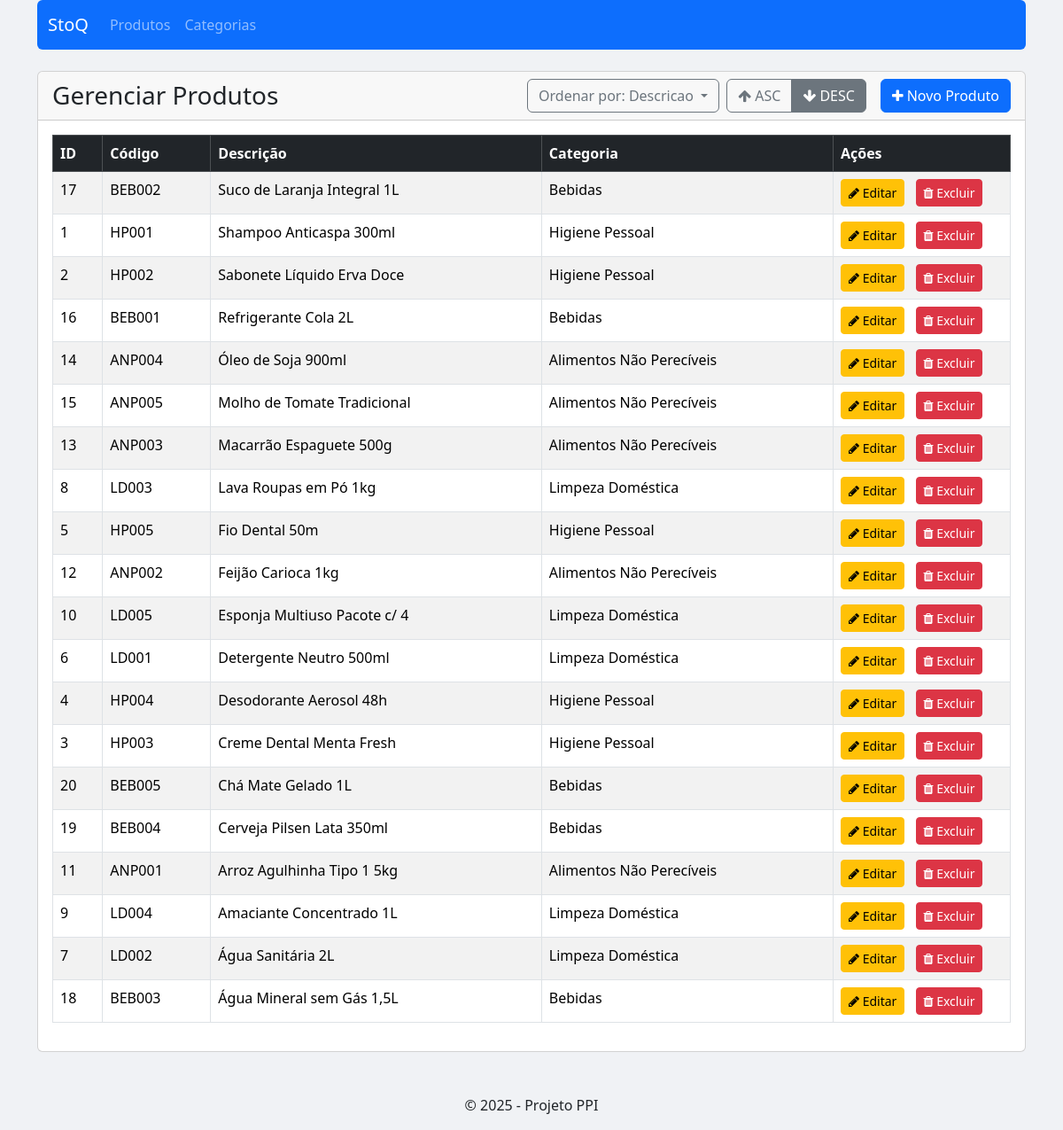
Screenshot of /listar.php?sort=descricao&dir=desc with the database file from the repository.
### tables this page shows
CREATE TABLE `produto` (
  `id_produto` int(11) NOT NULL,
  `codigo` varchar(100) NOT NULL,
  `descricao` varchar(100) NOT NULL,
  `cod_barras` varchar(100) NOT NULL,
  `prateleira` varchar(100) NOT NULL,
  `id_categoria` int(11) NOT NULL
);

CREATE TABLE `categoria` (
  `id_categoria` int(11) NOT NULL,
  `sigla` varchar(20) NOT NULL,
  `descricao` varchar(100) NOT NULL
);

### listar.php (the view, shortened to what this page needs)
<?php
include 'header.php';
include 'conexao.php';
$colunas_permitidas = ['id_produto', 'descricao', 'nome_categoria'];
$sort_coluna = 'descricao';
$sort_direcao = 'asc';
if (isset($_GET['sort']) && in_array($_GET['sort'], $colunas_permitidas)) {
    $sort_coluna = $_GET['sort'];
}
if (isset($_GET['dir']) && in_array($_GET['dir'], ['asc', 'desc'])) {
    $sort_direcao = $_GET['dir'];
}
?>
<div class="card">
<div class="card-header">
    <div class="d-flex justify-content-between align-items-center">
        <h3 class="mb-0">Gerenciar Produtos</h3>
        <div class="d-flex align-items-center">
            <div class="dropdown me-2">
                <button class="btn btn-outline-secondary dropdown-toggle" type="button" data-bs-toggle="dropdown" aria-expanded="false">
                    Ordenar por: <?= ucwords(str_replace('_', ' ', $sort_coluna)) ?>
                </button>
            </div>
            <div class="btn-group" role="group">
                <a href="?sort=<?= $sort_coluna ?>&dir=asc" class="btn btn-outline-secondary <?= ($sort_direcao == 'asc') ? 'active' : '' ?>">
                    <i class="fa fa-arrow-up"></i> ASC
                </a>
                <a href="?sort=<?= $sort_coluna ?>&dir=desc" class="btn btn-outline-secondary <?= ($sort_direcao == 'desc') ? 'active' : '' ?>">
                    <i class="fa fa-arrow-down"></i> DESC
                </a>
            </div>
            <a href="formulario.php" class="btn btn-primary ms-3">
                <i class="fa fa-plus"></i> Novo Produto
            </a>
        </div>
    </div>
</div>
    <div class="card-body">
        <table class="table table-striped table-hover table-bordered">
            <thead class="table-dark">
                <tr>
                    <th>ID</th>
                    <th>Código</th>
                    <th>Descrição</th>
                    <th>Categoria</th>
                    <th width="200px">Ações</th>
                </tr>
            </thead>
            <tbody>
                <?php
                $sql = "SELECT p.id_produto, p.codigo, p.descricao, c.descricao AS nome_categoria
                FROM produto p
                INNER JOIN categoria c ON p.id_categoria = c.id_categoria";
                $sql .= " ORDER BY $sort_coluna $sort_direcao";
                $stm = $pdo->prepare($sql);
                $stm->execute();
                $dados = $stm->fetchAll(PDO::FETCH_OBJ);
                foreach ($dados as $produto) :
                ?>
                    <tr>
                        <td><?= htmlspecialchars($produto->id_produto) ?></td>
                        <td><?= htmlspecialchars($produto->codigo) ?></td>
                        <td><?= htmlspecialchars($produto->descricao) ?></td>
                        <td><?= htmlspecialchars($produto->nome_categoria) ?></td>
                        <td>
                            <a href="editar.php?id_produto=<?= $produto->id_produto ?>" class="btn btn-sm btn-warning me-2">
                                <i class="fa fa-pencil"></i> Editar
                            </a>
                            <a href="excluir.php?id_produto=<?= $produto->id_produto ?>" class="btn btn-sm btn-danger" onclick="return confirm('Tem certeza que deseja excluir?');">
                                <i class="fa fa-trash"></i> Excluir
                            </a>
                        </td>
                    </tr>
                <?php endforeach; ?>
            </tbody>
        </table>
    </div>
</div>
<?php
include 'footer.php';
?>

### header.php (style rules this page uses)
body { background-color: #f0f2f5; }

### rows the page displays
produto: id_produto "17", codigo "BEB002", descricao "Suco de Laranja Integral 1L", id_categoria.descricao "Bebidas"
produto: id_produto "1", codigo "HP001", descricao "Shampoo Anticaspa 300ml", id_categoria.descricao "Higiene Pessoal"
produto: id_produto "2", codigo "HP002", descricao "Sabonete Líquido Erva Doce", id_categoria.descricao "Higiene Pessoal"
produto: id_produto "16", codigo "BEB001", descricao "Refrigerante Cola 2L", id_categoria.descricao "Bebidas"
produto: id_produto "14", codigo "ANP004", descricao "Óleo de Soja 900ml", id_categoria.descricao "Alimentos Não Perecíveis"
produto: id_produto "15", codigo "ANP005", descricao "Molho de Tomate Tradicional", id_categoria.descricao "Alimentos Não Perecíveis"
produto: id_produto "13", codigo "ANP003", descricao "Macarrão Espaguete 500g", id_categoria.descricao "Alimentos Não Perecíveis"
produto: id_produto "8", codigo "LD003", descricao "Lava Roupas em Pó 1kg", id_categoria.descricao "Limpeza Doméstica"
produto: id_produto "5", codigo "HP005", descricao "Fio Dental 50m", id_categoria.descricao "Higiene Pessoal"
produto: id_produto "12", codigo "ANP002", descricao "Feijão Carioca 1kg", id_categoria.descricao "Alimentos Não Perecíveis"
produto: id_produto "10", codigo "LD005", descricao "Esponja Multiuso Pacote c/ 4", id_categoria.descricao "Limpeza Doméstica"
produto: id_produto "6", codigo "LD001", descricao "Detergente Neutro 500ml", id_categoria.descricao "Limpeza Doméstica"
produto: id_produto "4", codigo "HP004", descricao "Desodorante Aerosol 48h", id_categoria.descricao "Higiene Pessoal"
produto: id_produto "3", codigo "HP003", descricao "Creme Dental Menta Fresh", id_categoria.descricao "Higiene Pessoal"
produto: id_produto "20", codigo "BEB005", descricao "Chá Mate Gelado 1L", id_categoria.descricao "Bebidas"
produto: id_produto "19", codigo "BEB004", descricao "Cerveja Pilsen Lata 350ml", id_categoria.descricao "Bebidas"
produto: id_produto "11", codigo "ANP001", descricao "Arroz Agulhinha Tipo 1 5kg", id_categoria.descricao "Alimentos Não Perecíveis"
produto: id_produto "9", codigo "LD004", descricao "Amaciante Concentrado 1L", id_categoria.descricao "Limpeza Doméstica"
produto: id_produto "7", codigo "LD002", descricao "Água Sanitária 2L", id_categoria.descricao "Limpeza Doméstica"
produto: id_produto "18", codigo "BEB003", descricao "Água Mineral sem Gás 1,5L", id_categoria.descricao "Bebidas"

### other values shown
str_replace('_', ' ', $sort_coluna) "Descricao"
